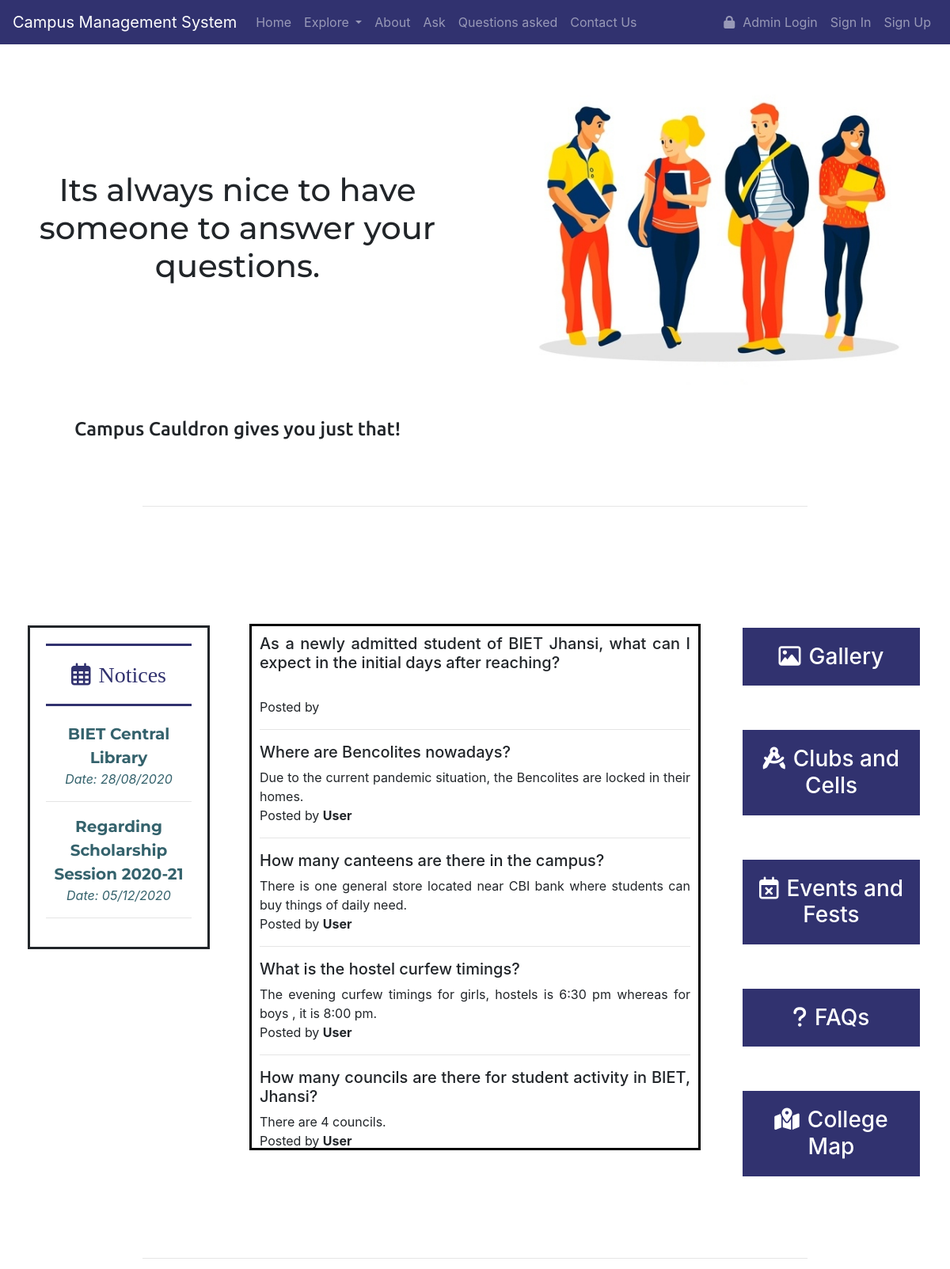
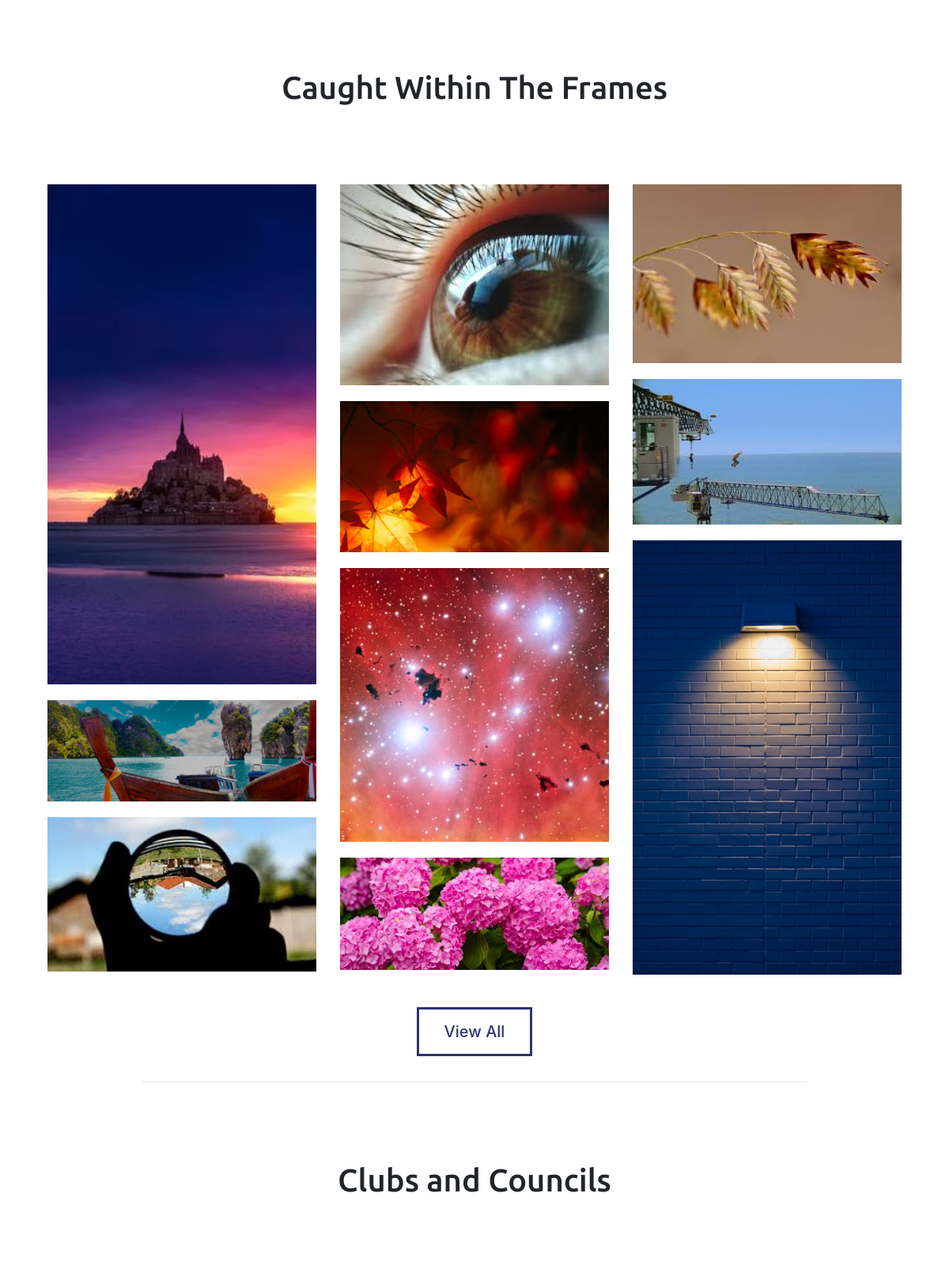
Screenshot of /temp.php (upper part) with the database file from the repository (2 pictures, top to bottom).
### tables this page shows
CREATE TABLE `notice` (
  `notice_id` int(11) NOT NULL,
  `title` varchar(500) NOT NULL,
  `date` varchar(20) NOT NULL,
  `npdf` varchar(1000) NOT NULL
);

CREATE TABLE `q_and_a` (
  `id` int(5) NOT NULL,
  `question` varchar(2000) NOT NULL,
  `ques_approved` tinyint(1) DEFAULT NULL,
  `ques_answered` tinyint(1) NOT NULL,
  `answer` varchar(10000) NOT NULL,
  `ans_approved` tinyint(1) DEFAULT NULL,
  `ans_by` varchar(100) NOT NULL
);

### temp.php (the view, shortened to what this page needs)
<!DOCTYPE html>
<html lang="en" dir="ltr">
<head>
  <link rel="stylesheet" href="https://cdnjs.cloudflare.com/ajax/libs/font-awesome/4.7.0/css/font-awesome.min.css">
  <link rel="stylesheet" href="https://cdn.jsdelivr.net/npm/bootstrap@4.5.3/dist/css/bootstrap.min.css">
  <link rel="stylesheet" href="css/styles.css">
</head>
<body>
  <?php include 'include/navbar.php' ?>
  <section id="introduction" class="introduction">
    <div class="intro-container">
      <div class="row">
        <div class="col-lg-6">
          <h1 id="intro-head">Its always nice to have someone to answer your questions.</h1>
          <h4 id="intro-text">Campus Cauldron gives you just that!</h4>
        </div>
        <div class="col-lg-6">
          <img id="intro-img" src="images/intro_img.jpg" alt="">
        </div>
      </div>
    </div>
  </section>
  <hr id="after-intro" class="section-diff" style="width:70%">
  <section id="Notices-and-Links">
    <div>
      <div class="row">
        <div class="col-lg-3">
          <div class="notice-panel">
            <h3 class="notice-head"><i class="icon far fa-calendar-alt"></i>Notices</h3>
            <marquee height="510" direction="up" scrollamount="3">
              <?php
              include 'conn.php';
              $sql = "select * from notice ORDER BY notice_id DESC";
              $rs_result = mysqli_query($con, $sql);
              ?>
              <?php
              while ($row = mysqli_fetch_assoc($rs_result)) {
              ?>
                <p><a class="notice-link" href="npdf/<?php echo $row["npdf"];?>">
                    <strong style="font-family: 'Montserrat', sans-serif; font-size:20px;"><?php echo $row["title"]; ?></strong>
                    <br>
                    <em>Date: <?php echo $row["date"]; ?></em>
                    <hr>
                  </a></p>
              <?php
              };
              ?>
            </marquee>
          </div>
        </div>
        <div class="col-lg-6">
          <div id="test">
            <?php
            include 'conn.php';
            $sql = "select * from q_and_a ORDER BY id DESC";
            $rs_result = mysqli_query($con, $sql);
            ?>
            <?php
            while ($row = mysqli_fetch_assoc($rs_result)) {
            ?>
              <h5 id="list-item-1"><?php echo $row["question"]; ?></h5>
              <p><?php echo $row["answer"] ?>
                <br> Posted by <b><?php echo $row["ans_by"] ?></b></p>
              <hr>
            <?php
            };
            ?>
          </div>
        </div>
        <div class="col-lg-3">
          <a class="my-links" href="#after-notice">
            <h3 class="links-head"><i class="icon far fa-image"></i>Gallery</h3>
          </a>
          <a class="my-links" href="#after-gallery">
            <h3 class="links-head"><i class="icon fas fa-drafting-compass"></i>Clubs and Cells</h3>
          </a>
          <a class="my-links" href="#after-clubs">
            <h3 class="links-head"><i class="icon far fa-calendar-times"></i>Events and Fests</h3>
          </a>
          <a class="my-links" href="#after-fests">
            <h3 class="links-head"><i class="icon fas fa-question"></i>FAQs</h3>
          </a>
          <a class="my-links" href="#after-questions">
            <h3 class="links-head"><i class="icon fas fa-map-marked-alt"></i>College Map</h3>
          </a>
        </div>
      </div>
    </div>
  </section>
  <hr id="after-notice" class="section-diff" style="width:70%">
  <section id="gallery">
    <h1 class="gallery-head">Caught Within The Frames</h1>
    <div class="container">
      <div class="row">
        <div class="col-lg-4">
          <img class="gallery-images" src="images/img1.jpg" alt="">
          <br>
          <img class="gallery-images" src="images/img2.jpg" alt="">
          <br>
          <img class="gallery-images" src="images/img3.jpeg" alt="">
        </div>
        <div class="col-lg-4">
          <img class="gallery-images" src="images/img4.jpeg" alt="">
          <br>
          <img class="gallery-images" src="images/img5.jpg" alt="">
          <br>
          <img class="gallery-images" src="images/img10.jpg" alt="">
          <br>
          <img class="gallery-images" src="images/img6.jpeg" alt="">
        </div>
        <div class="col-lg-4">
          <img class="gallery-images" src="images/img7.jpeg" alt="">
          <br>
          <img class="gallery-images" src="images/img8.jpeg" alt="">
          <br>
          <img class="gallery-images" src="images/img11.jpg" alt="">
          <br>
        </div>
      </div>
      <div id="gallery-btn">
        <a id="gallery-link" href="#">
          <h5 class="intro-link-head">View All</h5>
        </a>
      </div>
    </div>
  </section>
  <hr id="after-gallery" class="section-diff" style="width:70%">
  <section id="clubs-and-councils">
    <h1 class="clubs-head">Clubs and Councils</h1>
    <div class="container">
      <div class="row">
        <?php
        include 'conn.php';
        $sql = "select * from club ORDER BY club_id DESC LIMIT 6";
        $rs_result = mysqli_query($con, $sql);
        ?>
        <?php
        while ($row = mysqli_fetch_assoc($rs_result)) {
        ?>
          <div class="col-lg-4">
          </div>
        <?php
        };
        ?>
      </div>
    </div>
  </section>
</body>
</html>

### css/styles.css (style rules this page uses)
html { scroll-behavior: smooth; }
.row { margin-left: 0; margin-right: 0; }
.introduction { text-align: center; }
#intro-img { width: 100%; padding:50px 0px }
#intro-head { font-family: 'Montserrat', sans-serif; padding:10rem 0; }
#intro-text { font-family: 'Ubuntu', sans-serif; margin-bottom: 2rem; }
.intro-link-head { display: inline; padding: 1rem 2rem; border: solid; color: #31326f; }
.notice-head { font-family: 'Bree Serif', serif; }
.icon { padding-right: 10px; }
.notice-link { color: #34626c; }
.notice-panel { margin: 50px 20px; padding: 20px; border: solid; text-align: center; }
.notice-head { padding: 20px 0px; margin-bottom: 20px; border-top: solid; border-bottom: solid; color: #31326f; }
.links-head { margin: 50px 20px; padding: 20px; border: solid; text-align: center; background-color: #31326f; color: white; }
.section-diff { margin-top: 50px; margin-bottom: 100px; }
#gallery { text-align: center; }
.gallery-head { padding-bottom: 5rem; font-family: 'Ubuntu', sans-serif; }
.gallery-images { width: 100%; padding:10px 0; }
#gallery-btn { margin:50px 0; }
.clubs-head { margin-bottom: 5rem; }
#clubs-and-councils { text-align: center; font-family: 'Ubuntu', sans-serif; }

### temp.php (style rules this page uses)
#test { margin-top: 3rem; height: 665px; overflow: auto; text-align: justify; border: 3px solid black; padding: 10px; }

### rows the page displays
notice: title "BIET Central Library", date "28/08/2020"
notice: title "Regarding Scholarship Session 2020-21", date "05/12/2020"
q_and_a: question "As a newly admitted student of BIET Jhansi, what can I expect in the initial days after reaching?"
q_and_a: question "Where are Bencolites nowadays?", answer "Due to the current pandemic situation, the Bencolites are locked in their homes.", ans_by "User"
q_and_a: question "How many canteens are there in the campus?", answer "There is one general store located near CBI bank where students can buy things of daily need.", ans_by "User"
q_and_a: question "What is the hostel curfew timings?", answer "The evening curfew timings for girls, hostels is 6:30 pm whereas for boys , it is 8:00 pm.", ans_by "User"
q_and_a: question "How many councils are there for student activity in BIET, Jhansi?", answer "There are 4 councils.", ans_by "User"
